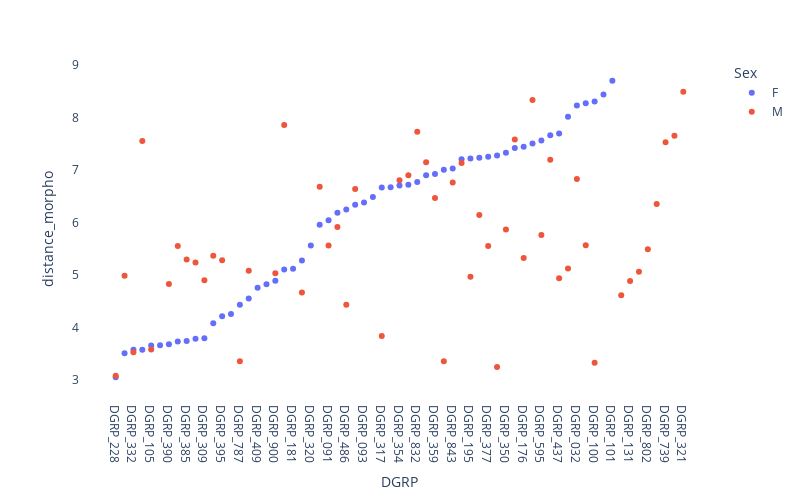

The cell this chart's notebook holds for it:
### Code cell
# Create a scatter plot with an OLS trendline
fig = px.scatter(umap_all, x='DGRP', y='distance_morpho', color='Sex')
fig.update_layout(
    autosize=False,
    plot_bgcolor='rgba(0,0,0,0)',
    #paper_bgcolor='rgba(0,0,0,0)',
    width=800,
    height=500
)
fig.show()

### Figure 1 — Plotly figure (JSON) as saved in the notebook; plotly's stock layout.template omitted (floating-point values rounded to 4 significant figures)
{"data": [{"hovertemplate": "Sex=F<br>DGRP=%{x}<br>distance_morpho=%{y}<extra></extra>", "legendgroup": "F", "marker": {"color": "#636efa", "symbol": "circle"}, "mode": "markers", "name": "F", "orientation": "v", "showlegend": true, "type": "scatter", "x": ["DGRP_228", "DGRP_732", "DGRP_332", "DGRP_737", "DGRP_105", "DGRP_256", "DGRP_390", "DGRP_362", "DGRP_385", "DGRP_335", "DGRP_309", "DGRP_584", "DGRP_395", "DGRP_405", "DGRP_787", "DGRP_021", "DGRP_409", "DGRP_386", "DGRP_900", "DGRP_304", "DGRP_181", "DGRP_705", "DGRP_320", "DGRP_786", "DGRP_091", "DGRP_820", "DGRP_486", "DGRP_026", "DGRP_093", "DGRP_796", "DGRP_317", "DGRP_153", "DGRP_354", "DGRP_306", "DGRP_832", "DGRP_439", "DGRP_359", "DGRP_059", "DGRP_843", "DGRP_859", "DGRP_195", "DGRP_365", "DGRP_377", "DGRP_048", "DGRP_350", "DGRP_517", "DGRP_176", "DGRP_075", "DGRP_595", "DGRP_850", "DGRP_437", "DGRP_853", "DGRP_032", "DGRP_208", "DGRP_100", "DGRP_136", "DGRP_101"], "xaxis": "x", "y": [3.05, 3.507, 3.573, 3.577, 3.657, 3.661, 3.681, 3.733, 3.742, 3.785, 3.794, 4.079, 4.211, 4.253, 4.43, 4.552, 4.757, 4.821, 4.888, 5.102, 5.117, 5.276, 5.559, 5.956, 6.042, 6.186, 6.243, 6.335, 6.379, 6.483, 6.665, 6.667, 6.701, 6.714, 6.768, 6.897, 6.92, 7.0, 7.024, 7.202, 7.217, 7.229, 7.25, 7.273, 7.327, 7.414, 7.438, 7.5, 7.559, 7.659, 7.692, 8.011, 8.223, 8.267, 8.3, 8.434, 8.698], "yaxis": "y"}, {"hovertemplate": "Sex=M<br>DGRP=%{x}<br>distance_morpho=%{y}<extra></extra>", "legendgroup": "M", "marker": {"color": "#EF553B", "symbol": "circle"}, "mode": "markers", "name": "M", "orientation": "v", "showlegend": true, "type": "scatter", "x": ["DGRP_228", "DGRP_048", "DGRP_100", "DGRP_787", "DGRP_059", "DGRP_332", "DGRP_105", "DGRP_317", "DGRP_486", "DGRP_879", "DGRP_705", "DGRP_390", "DGRP_131", "DGRP_309", "DGRP_437", "DGRP_195", "DGRP_732", "DGRP_900", "DGRP_703", "DGRP_021", "DGRP_853", "DGRP_335", "DGRP_395", "DGRP_385", "DGRP_176", "DGRP_584", "DGRP_802", "DGRP_362", "DGRP_377", "DGRP_091", "DGRP_208", "DGRP_595", "DGRP_350", "DGRP_820", "DGRP_365", "DGRP_031", "DGRP_359", "DGRP_026", "DGRP_786", "DGRP_843", "DGRP_354", "DGRP_032", "DGRP_306", "DGRP_859", "DGRP_439", "DGRP_850", "DGRP_739", "DGRP_737", "DGRP_517", "DGRP_790", "DGRP_832", "DGRP_304", "DGRP_075", "DGRP_321"], "xaxis": "x", "y": [3.078, 3.245, 3.329, 3.354, 3.359, 3.529, 3.579, 3.837, 4.433, 4.611, 4.665, 4.825, 4.882, 4.898, 4.935, 4.966, 4.985, 5.031, 5.058, 5.08, 5.123, 5.236, 5.279, 5.293, 5.323, 5.363, 5.487, 5.549, 5.552, 5.56, 5.565, 5.758, 5.866, 5.912, 6.141, 6.35, 6.464, 6.635, 6.679, 6.76, 6.803, 6.825, 6.899, 7.133, 7.144, 7.195, 7.525, 7.55, 7.576, 7.648, 7.723, 7.854, 8.331, 8.486], "yaxis": "y"}], "layout": {"autosize": false, "height": 500, "legend": {"title": {"text": "Sex"}, "tracegroupgap": 0}, "margin": {"t": 60}, "plot_bgcolor": "rgba(0, 0, 0, 0)", "width": 800, "xaxis": {"anchor": "y", "autorange": true, "domain": [0, 1], "range": [-4.025, 68.03], "title": {"text": "DGRP"}, "type": "category"}, "yaxis": {"anchor": "x", "autorange": true, "domain": [0, 1], "range": [2.655, 9.093], "title": {"text": "distance_morpho"}, "type": "linear"}}}
